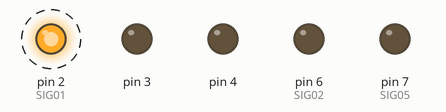
Recording of a sketch running on a simulated Arduino Uno, built with avr-gcc and run on an emulated ATmega328P. Shown: output pins drawn as LEDs (lit = HIGH). Dashed ring = blinking.

Above: at 0.5 s.
Timing chart, 0 to 4.6 s (numbered marks = the images above):
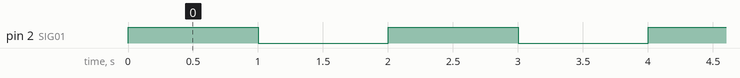

The sketch:

TestLights.ino
```cpp
#define SIG05  7
#define SIG02  6
#define SIG06  5
#define SIG03  4
#define SIG04  3
#define SIG01  2
#define GREEN  LOW
#define RED    HIGH


// Wiring Core Includes

// Wiring Core Includes
//#include "WConstants.h"


void setup()
{
    pinMode( SIG05, OUTPUT );
    pinMode( SIG02, OUTPUT );
    pinMode( SIG01, OUTPUT );
    pinMode( 4, OUTPUT );
    pinMode( 3, OUTPUT );
    pinMode( 2, OUTPUT );
}


void loop()
{
  digitalWrite( SIG01, RED );

  delay( 1000 );

  digitalWrite( SIG01, GREEN );

  delay(1000);

}
```

Measured:
- by itself, pin 2 (SIG01): alternates HIGH for 1.0 s and LOW for 1.0 s
